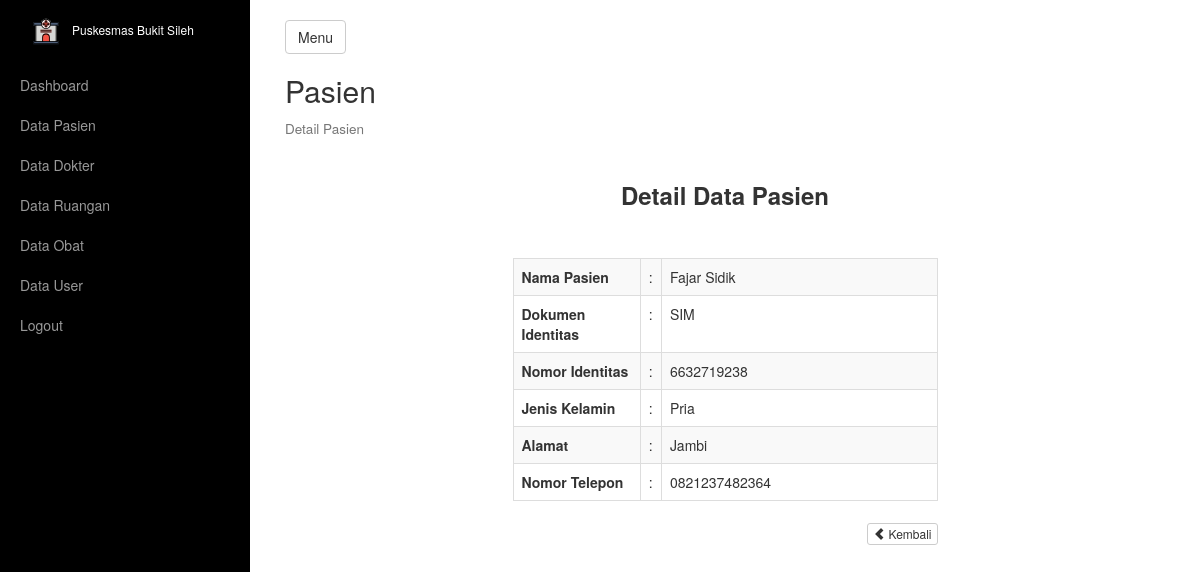
Page /pasien/detail_pasien.php?id=6da700e8-496e-4877-8c4b-f4b3f46d7a28 (signed in) on the committed database.
### tables this page shows
CREATE TABLE `tb_pasien` (
  `id_pasien` varchar(150) NOT NULL,
  `nama_pasien` varchar(200) NOT NULL,
  `dok_identitas` enum('KTP','SIM','Paspor','Kitas') NOT NULL,
  `nomor_identitas` varchar(30) NOT NULL,
  `jenis_kelamin` enum('Pria','Wanita') NOT NULL,
  `alamat` text NOT NULL,
  `no_telp` varchar(15) NOT NULL
);

### pasien/detail_pasien.php (the view)
<?php
include_once '../_header.php';
?>
<div class="box">
    <h2>Pasien</h2>
    <h4 style="margin-bottom: 25px;">
        <small>Detail Pasien</small>
    </h4>
    <div class="row">
        <div class="col-lg-6 col-lg-offset-3">
            <div class="text-center" style="margin-bottom: 50px;">
                <h3>
                    <strong> Detail Data Pasien</strong>
                </h3>
            </div>
            <div class="table-responsive">
                <table class="display table table-striped table-bordered table-hover" style="width: 100%;">
                    <?php
                    $id_pasien = $_GET['id'];
                    $sql_select_pasien = mysqli_query($connect, "SELECT * FROM tb_pasien WHERE id_pasien = '$id_pasien'") or die(mysqli_error($connect));
                    while ($data_pasien = mysqli_fetch_array($sql_select_pasien)) {
                    ?>
                        <tr>
                            <th width="30%">Nama Pasien</th>
                            <td style="text-align: center; width: 5%;">:</td>
                            <td width="65%"><?= $data_pasien['nama_pasien']; ?></td>
                        </tr>
                        <tr>
                            <th>Dokumen Identitas</th>
                            <td style="text-align: center;">:</td>
                            <td><?= $data_pasien['dok_identitas']; ?></td>
                        </tr>
                        <tr>
                            <th>Nomor Identitas</th>
                            <td style="text-align: center;">:</td>
                            <td><?= $data_pasien['nomor_identitas']; ?></td>
                        </tr>
                        <tr>
                            <th>Jenis Kelamin</th>
                            <td style="text-align: center;">:</td>
                            <td><?= $data_pasien['jenis_kelamin']; ?></td>
                        </tr>
                        <tr>
                            <th>Alamat</th>
                            <td style="text-align: center;">:</td>
                            <td><?= $data_pasien['alamat']; ?></td>
                        </tr>
                        <tr>
                            <th>Nomor Telepon</th>
                            <td style="text-align: center;">:</td>
                            <td><?= $data_pasien['no_telp']; ?></td>
                        </tr>
                    <?php } ?>
                </table>
                <div class="pull-right">
                    <a href="index.php" class="btn btn-default btn-xs"><i class="glyphicon glyphicon-chevron-left"></i>&nbsp;Kembali</a>
                </div>
            </div>
        </div>
    </div>
    <?php include_once '../_footer.php'; ?>

### rows in the picture
tb_pasien: nama_pasien "Fajar Sidik", dok_identitas "SIM", nomor_identitas "6632719238", jenis_kelamin "Pria", alamat "Jambi", no_telp "0821237482364"
